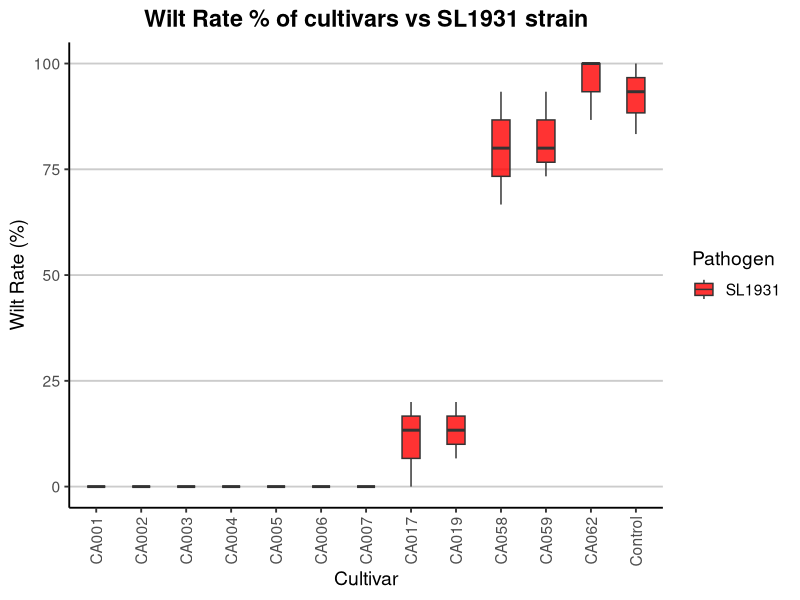

Write the R code that produced this figure.
# SINGLE BOX PLOT DIAGRAMS ####################################################

# LOAD PACKAGES ###############################################################
library(ggplot2) # Plotting
library(dplyr) # data manipulation

# manually mention data frame
data_SL1931 <- data.frame(
  Cultivar = c("CA001", "CA001", "CA001",
               "CA002", "CA002", "CA002",
               "CA003", "CA003", "CA003",
               "CA004", "CA004", "CA004",
               "CA005", "CA005", "CA005",
               "CA006", "CA006", "CA006",
               "CA007", "CA007", "CA007",
               "CA017", "CA017", "CA017",
               "CA019", "CA019", "CA019",
               "CA058", "CA058", "CA058",
               "CA059", "CA059", "CA059",
               "CA062", "CA062", "CA062",
               "Control", "Control", "Control"),
  Wilt_Rate = c(0.0000,	0.0000,	0.0000,
                0.0000,	0.0000,	0.0000,
                0.0000,	0.0000,	0.0000,
                0.0000,	0.0000,	0.0000,
                0.0000,	0.0000,	0.0000,
                0.0000,	0.0000,	0.0000,
                0.0000,	0.0000,	0.0000,
                20.0000,	13.3333,	0.0000,
                13.3333,	20.0000,	6.6667,
                80.0000,	93.3333,	66.6667,
                73.3333,	80.0000,	93.3333,
                100.0000,	100.0000,	86.6667,
                100.0000,	83.3333,	93.3333),
  Pathogen = c("SL1931", "SL1931", "SL1931",
               "SL1931", "SL1931", "SL1931",
               "SL1931", "SL1931", "SL1931",
               "SL1931", "SL1931", "SL1931",
               "SL1931", "SL1931", "SL1931",
               "SL1931", "SL1931", "SL1931",
               "SL1931", "SL1931", "SL1931",
               "SL1931", "SL1931", "SL1931",
               "SL1931", "SL1931", "SL1931",
               "SL1931", "SL1931", "SL1931",
               "SL1931", "SL1931", "SL1931",
               "SL1931", "SL1931", "SL1931",
               "SL1931", "SL1931", "SL1931"),
  Replicate = c("R1", "R2", "R3",
                "R1", "R2", "R3",
                "R1", "R2", "R3",
                "R1", "R2", "R3",
                "R1", "R2", "R3",
                "R1", "R2", "R3",
                "R1", "R2", "R3",
                "R1", "R2", "R3",
                "R1", "R2", "R3",
                "R1", "R2", "R3",
                "R1", "R2", "R3",
                "R1", "R2", "R3",
                "R1", "R2", "R3")
)


# Define the cultivar order ###################################################
cultivar_order <- c("CA001", "CA002", "CA003", "CA004", "CA005", "CA006",
                    "CA007", "CA017", "CA019", "CA058", "CA059",
                    "CA062", "Control")


# Plot ########################################################################
ggplot(data_SL1931, aes(x = Cultivar, y = Wilt_Rate, fill = Pathogen)) + # assign axis
  geom_boxplot(outlier.shape = NA, alpha = 0.8, width = 0.4) + # create boxplot
  scale_fill_manual(values = c("SL1931" = "#FF0000")) +  # custom colors
  labs(title = "Wilt Rate % of cultivars vs SL1931 strain", # labels
       x = "Cultivar",
       y = "Wilt Rate (%)") +
  theme_classic(base_size = 14) + # how the plot appear
  theme(
    axis.line = element_line(color = "black"),               # Axis lines in black
    panel.grid.major.x = element_blank(),                    # Remove vertical major grid lines
    panel.grid.minor.x = element_blank(),                    # Remove vertical minor grid lines
    panel.grid.major.y = element_line(color = "grey80"),      # Horizontal grid lines in grey
    panel.grid.minor.y = element_blank(),                     # Light grey minor horizontal lines
    plot.title = element_text(face = "bold", hjust = 0.5),
    legend.position = "right",
    axis.text.x = element_text(angle = 90, vjust = 0.5, hjust = 1) # vertical labels
  )

